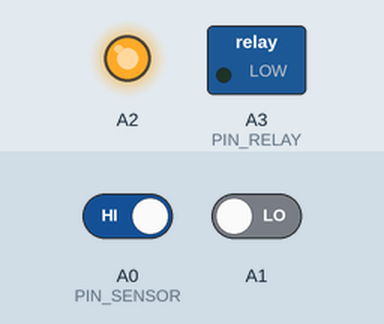
The sketch below on a simulated Arduino Uno, built with avr-gcc and run on an emulated ATmega328P. Parts: switched loads named in the sketch (green lamp = pin HIGH), output pins drawn as LEDs (lit = HIGH). The test bench sets the inputs (shaded band); at power-on: A0 (PIN_SENSOR) HIGH, A1 LOW. What the sketch prints to the serial monitor is not drawn.

Above: at 1.2 s.
1.3 s: A0 (PIN_SENSOR) driven LOW and A1 driven HIGH
At 1.8 s:
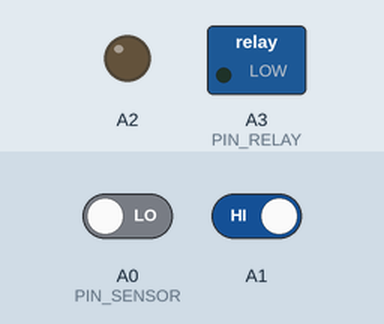
4.3 s: A1 driven LOW
At 5.4 s:
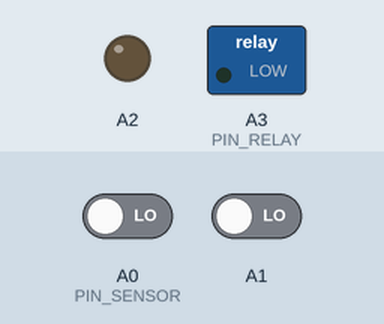
5.8 s: A0 (PIN_SENSOR) driven HIGH and A1 driven HIGH
8.8 s: A0 (PIN_SENSOR) driven LOW
At 9.7 s:
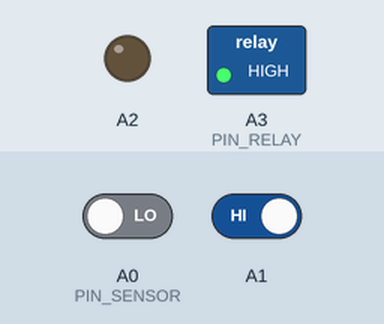
Timing chart, 0 to 11.5 s (numbered marks = the images above; inputs shaded):
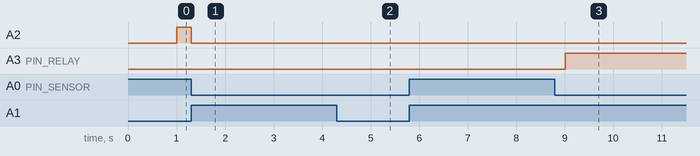

The sketch:

ArduinoSprayer.ino
```cpp
#include "uSprayer.h"

TSprayer spray1, spray2;

void setup() {
  digitalWrite(A2, LOW);
  digitalWrite(A3, LOW);
  Serial.begin(9600);
  spray1.init(A0, A2);
  spray2.init(A1, A3);
}

void loop() {
  spray1.run();
  spray2.run();
}
```

uSprayer.h
```cpp
class TSprayer{
  private:
    int PIN_SENSOR = A0;
    int PIN_RELAY = A3;
    uint32_t interval;
  public:
    void init(int aSensorPin, int aRelayPin);
    void run();
};

void TSprayer::init(int aSensorPin, int aRelayPin){
  PIN_SENSOR = aSensorPin;
  PIN_RELAY = aRelayPin;
  pinMode(PIN_SENSOR, INPUT);
  pinMode(PIN_RELAY, OUTPUT);
}

void TSprayer::run(){
  if(digitalRead(PIN_SENSOR) == LOW)
    interval = (millis() + 3000) /1000;

  if (millis()/1000 > interval)
    digitalWrite(PIN_RELAY, HIGH);
  else
    digitalWrite(PIN_RELAY, LOW);
  Serial.println(interval);
}
```

Measured:
- after the input at 1.3 s, A2: HIGH → LOW at once
- after the input at 4.3 s, A3 (PIN_RELAY): stays LOW (without the input it goes to HIGH after 0.70 s)
- after the input at 8.8 s, A2: stays LOW (without the input it goes to HIGH after 0.21 s)
